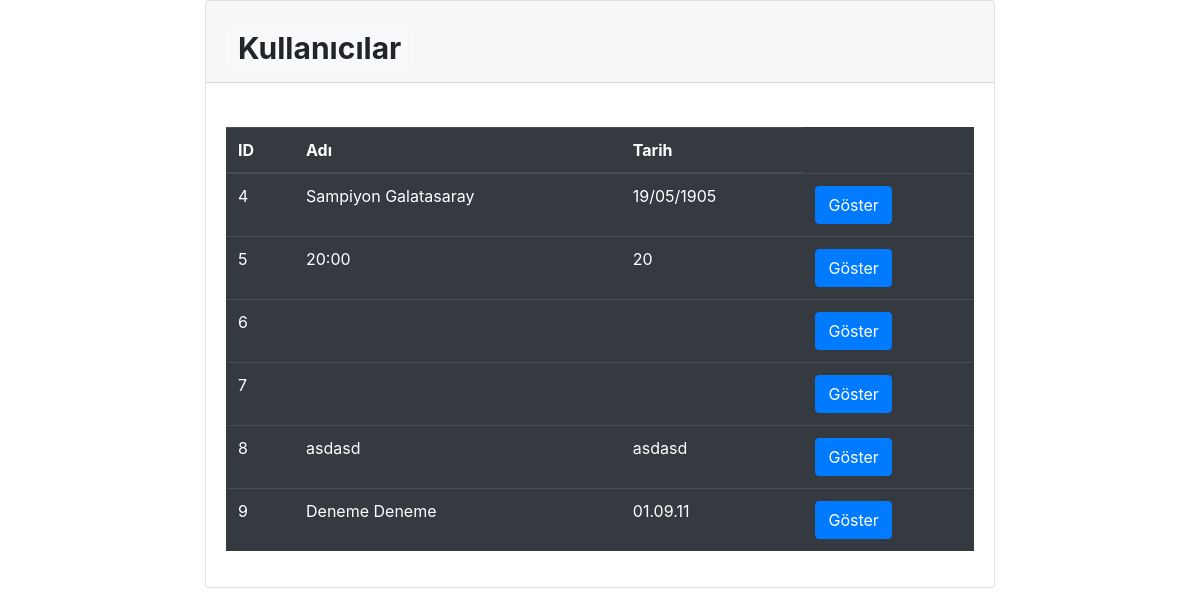
/control/sayfalar/tablolar/tablo4.php, run on the app's committed database.
### tables this page shows
CREATE TABLE `odf` (
  `ID` int(11) NOT NULL,
  `soru1` text,
  `soru2` text,
  `soru3` text,
  `soru4` text,
  `soru5` text,
  `soru6` text,
  `soru7` text,
  `soru8` text,
  `soru9` text,
  `soru10` text,
  `soru11` text,
  `soru12` text,
  `soru13` text,
  `soru14` int(11) DEFAULT NULL,
  `soru15` text
);

### control/sayfalar/tablolar/tablo4.php (the view, shortened to what this page needs)
<div class="content-wrapper">
  <div class="row">
    <div class="col-2"></div>
    <div class="col-8">
      <div class="card card-primary">
        <div class="card-header">
          <h4 class="card-title">
            <h1 class="m-0"><span class="badge badge-light">Kullanıcılar</h1></span></h1>
          </h4>
        </div>
        <div class="card-body">
          <form action="" , method="POST">
            <br>
            <?php
            $sql = "select * from odf";
            $result = mysqli_query($con, $sql);
            ?>
            <table class="table table-dark">
              <thead>
                <tr>
                  <th scope="col">ID</th>
                  <th scope="col">Adı</th>
                  <th scope="col">Tarih</th>
                </tr>
              </thead>
              <tbody>
                <?php
                while ($row = mysqli_fetch_assoc($result)) {
                ?>
                  <tr>
                    <td><?php echo $row['ID']; ?></td>
                    <td><?php echo $row['soru1']; ?></td>
                    <td><?php echo $row['soru2']; ?></td>
                    <td><button class="btn btn-primary" onclick="location.href='./main.php?sayfaadi=sonuc4&SonucID=<?php echo $row['ID']; ?>'" type="button">
                        Göster</button>
                    </td>
                  </tr>
                <?php
                }
                ?>
              </tbody>
            </table>
          </form>
        </div>
      </div>
    </div>
  </div>
</div>
<link rel="stylesheet" href="https://stackpath.bootstrapcdn.com/bootstrap/4.3.1/css/bootstrap.min.css">

### data on the page
odf: ID "4", soru1 "Sampiyon Galatasaray", soru2 "19/05/1905"
odf: ID "5", soru1 "20:00", soru2 "20"
odf: ID "6"
odf: ID "7"
odf: ID "8", soru1 "asdasd", soru2 "asdasd"
odf: ID "9", soru1 "Deneme Deneme", soru2 "01.09.11"
